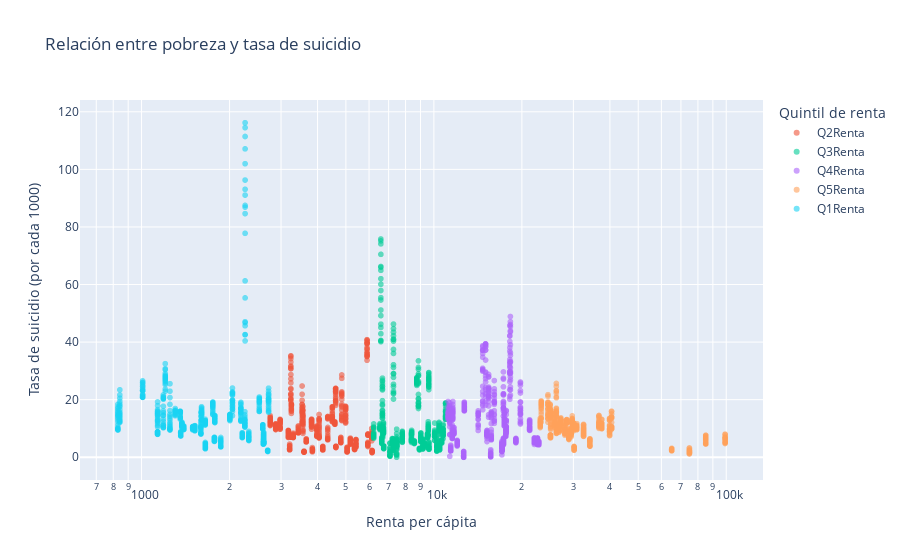

Here is the notebook cell this chart was saved with:
### Code cell
# Relación entre pobreza y suicidio

fig = px.scatter(
    Tabla_definitiva,
    x='Renta per capita',
    y='Age-standardized suicide rate - Sex: both sexes',
    color='Quintil',
    hover_data=['Country', 'Year'],
    log_x=True,
    opacity=0.6,
    title='Relación entre pobreza y tasa de suicidio'
)

fig.update_layout(
    xaxis_title='Renta per cápita',
    yaxis_title='Tasa de suicidio (por cada 1000)',
    legend_title='Quintil de renta'
)

fig.show()

### Figure 1 — Plotly figure (JSON) as saved in the notebook; plotly's stock layout.template omitted (floating-point values rounded to 4 significant figures; data arrays with more than 128 entries replaced by an {"elided": "..."} marker saying what was removed)
{"data": [{"customdata": {"elided": "792x2 mixed values"}, "hovertemplate": "Quintil=Q2Renta<br>Renta per capita=%{x}<br>Age-standardized suicide rate - Sex: both sexes=%{y}<br>Country=%{customdata[0]}<br>Year=%{customdata[1]}<extra></extra>", "legendgroup": "Q2Renta", "marker": {"color": "#EF553B", "opacity": 0.6, "symbol": "circle"}, "mode": "markers", "name": "Q2Renta", "showlegend": true, "type": "scattergl", "x": {"elided": "792 float values"}, "xaxis": "x", "y": {"elided": "792 float values"}, "yaxis": "y"}, {"customdata": {"elided": "792x2 mixed values"}, "hovertemplate": "Quintil=Q3Renta<br>Renta per capita=%{x}<br>Age-standardized suicide rate - Sex: both sexes=%{y}<br>Country=%{customdata[0]}<br>Year=%{customdata[1]}<extra></extra>", "legendgroup": "Q3Renta", "marker": {"color": "#00cc96", "opacity": 0.6, "symbol": "circle"}, "mode": "markers", "name": "Q3Renta", "showlegend": true, "type": "scattergl", "x": {"elided": "792 float values"}, "xaxis": "x", "y": {"elided": "792 float values"}, "yaxis": "y"}, {"customdata": {"elided": "792x2 mixed values"}, "hovertemplate": "Quintil=Q4Renta<br>Renta per capita=%{x}<br>Age-standardized suicide rate - Sex: both sexes=%{y}<br>Country=%{customdata[0]}<br>Year=%{customdata[1]}<extra></extra>", "legendgroup": "Q4Renta", "marker": {"color": "#ab63fa", "opacity": 0.6, "symbol": "circle"}, "mode": "markers", "name": "Q4Renta", "showlegend": true, "type": "scattergl", "x": {"elided": "792 float values"}, "xaxis": "x", "y": {"elided": "792 float values"}, "yaxis": "y"}, {"customdata": {"elided": "814x2 mixed values"}, "hovertemplate": "Quintil=Q5Renta<br>Renta per capita=%{x}<br>Age-standardized suicide rate - Sex: both sexes=%{y}<br>Country=%{customdata[0]}<br>Year=%{customdata[1]}<extra></extra>", "legendgroup": "Q5Renta", "marker": {"color": "#FFA15A", "opacity": 0.6, "symbol": "circle"}, "mode": "markers", "name": "Q5Renta", "showlegend": true, "type": "scattergl", "x": {"elided": "814 float values"}, "xaxis": "x", "y": {"elided": "814 float values"}, "yaxis": "y"}, {"customdata": {"elided": "814x2 mixed values"}, "hovertemplate": "Quintil=Q1Renta<br>Renta per capita=%{x}<br>Age-standardized suicide rate - Sex: both sexes=%{y}<br>Country=%{customdata[0]}<br>Year=%{customdata[1]}<extra></extra>", "legendgroup": "Q1Renta", "marker": {"color": "#19d3f3", "opacity": 0.6, "symbol": "circle"}, "mode": "markers", "name": "Q1Renta", "showlegend": true, "type": "scattergl", "x": {"elided": "814 float values"}, "xaxis": "x", "y": {"elided": "814 float values"}, "yaxis": "y"}], "layout": {"legend": {"title": {"text": "Quintil de renta"}, "tracegroupgap": 0}, "title": {"text": "Relación entre pobreza y tasa de suicidio"}, "xaxis": {"anchor": "y", "domain": [0, 1], "title": {"text": "Renta per cápita"}, "type": "log"}, "yaxis": {"anchor": "x", "domain": [0, 1], "title": {"text": "Tasa de suicidio (por cada 1000)"}}}}
